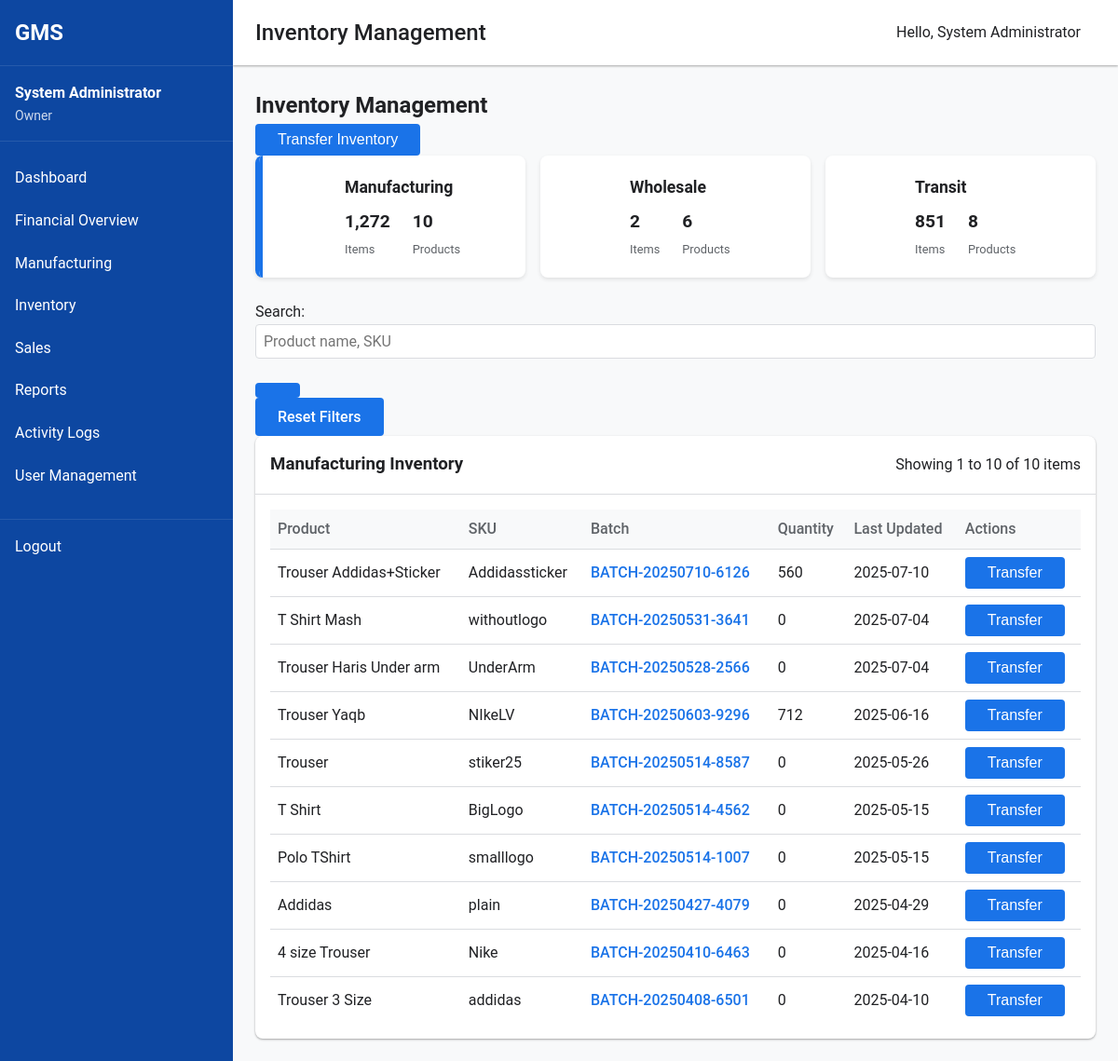
The app's page /owner/inventory1.php (signed in) with its own data.
### tables this page shows
CREATE TABLE `inventory` (
  `id` int(11) NOT NULL,
  `product_id` int(11) NOT NULL,
  `batch_id` int(11) DEFAULT NULL,
  `quantity` int(11) NOT NULL DEFAULT 0,
  `location` enum('manufacturing','wholesale','transit') NOT NULL,
  `shopkeeper_id` int(11) DEFAULT NULL,
  `updated_at` timestamp NULL DEFAULT current_timestamp() ON UPDATE current_timestamp()
);

CREATE TABLE `products` (
  `id` int(11) NOT NULL,
  `name` varchar(100) NOT NULL,
  `description` text DEFAULT NULL,
  `sku` varchar(50) DEFAULT NULL,
  `category` varchar(50) DEFAULT NULL,
  `created_by` int(11) NOT NULL,
  `created_at` timestamp NULL DEFAULT current_timestamp(),
  `updated_at` timestamp NULL DEFAULT current_timestamp() ON UPDATE current_timestamp()
);

### owner/inventory1.php (the view, shortened to what this page needs)
<?php
include_once '../includes/header.php';
$database = new Database();
$db = $database->getConnection();
$search = isset($_GET['search']) ? $_GET['search'] : '';
$location_filter = isset($_GET['location']) ? $_GET['location'] : 'manufacturing';
$records_per_page = 10;
$page = isset($_GET['page']) ? $_GET['page'] : 1;
$offset = ($page - 1) * $records_per_page;
$where_clause = "WHERE i.location = :location";
$params = [':location' => $location_filter];
try {
    $count_query = "SELECT COUNT(*) as total
                   FROM inventory i
                   JOIN products p ON i.product_id = p.id
                   $where_clause";
    $count_stmt = $db->prepare($count_query);
    foreach($params as $param => $value) {
        $count_stmt->bindValue($param, $value);
    }
    $count_stmt->execute();
    $total_records = $count_stmt->fetch(PDO::FETCH_ASSOC)['total'];
} catch (PDOException $e) {
    error_log("Count query error: " . $e->getMessage());
    $total_records = 0;
    $total_pages = 1;
}
try {
    $inventory_query = "SELECT i.id, p.name as product_name, p.sku, i.quantity, i.location,
                       i.updated_at, COALESCE(mb.batch_number, 'N/A') as batch_number,
                       COALESCE(mb.id, 0) as batch_id
                       FROM inventory i
                       JOIN products p ON i.product_id = p.id
                       LEFT JOIN manufacturing_batches mb ON p.id = mb.product_id AND mb.status = 'completed'
                       $where_clause
                       GROUP BY i.id
                       ORDER BY i.updated_at DESC
                       LIMIT :offset, :records_per_page";
    $inventory_stmt = $db->prepare($inventory_query);
    foreach($params as $param => $value) {
        $inventory_stmt->bindValue($param, $value);
    }
    $inventory_stmt->bindValue(':offset', $offset, PDO::PARAM_INT);
    $inventory_stmt->bindValue(':records_per_page', $records_per_page, PDO::PARAM_INT);
    $inventory_stmt->execute();
} catch (PDOException $e) {
    error_log("Inventory query error: " . $e->getMessage());
}
$locations = ['manufacturing', 'wholesale', 'transit'];
try {
    $summary_query = "SELECT location, SUM(quantity) as total_quantity, COUNT(DISTINCT product_id) as product_count
                     FROM inventory
                     GROUP BY location";
    $summary_stmt = $db->prepare($summary_query);
    $summary_stmt->execute();
    $inventory_summary = [];
    while($row = $summary_stmt->fetch(PDO::FETCH_ASSOC)) {
        $inventory_summary[$row['location']] = $row;
    }
} catch (PDOException $e) {
    error_log("Summary query error: " . $e->getMessage());
}
?>
<div class="page-header">
    <h2>Inventory Management</h2>
    <div class="page-actions">
        <button id="transferInventoryBtn" class="button primary">
            <i class="fas fa-exchange-alt"></i> Transfer Inventory
        </button>
    </div>
</div>
<div class="inventory-summary">
    <?php foreach ($locations as $location): ?>
        <?php
        $locationName = ucfirst($location);
        $isActive = $location === $location_filter;
        $totalQuantity = $inventory_summary[$location]['total_quantity'] ?? 0;
        $productCount = $inventory_summary[$location]['product_count'] ?? 0;
        ?>
        <a href="?location=<?php echo $location; ?>" class="summary-card <?php echo $isActive ? 'active' : ''; ?>">
            <div class="summary-details">
                <h3><?php echo $locationName; ?></h3>
                <div class="summary-stats">
                    <div class="stat">
                        <span class="stat-value"><?php echo number_format($totalQuantity); ?></span>
                        <span class="stat-label">Items</span>
                    </div>
                    <div class="stat">
                        <span class="stat-value"><?php echo number_format($productCount); ?></span>
                        <span class="stat-label">Products</span>
                    </div>
                </div>
            </div>
            <?php if ($isActive): ?>
                <div class="active-indicator"></div>
            <?php endif; ?>
        </a>
    <?php endforeach; ?>
</div>
<div class="filter-container">
    <form id="filterForm" method="get" class="filter-form">
        <div class="filter-row">
            <div class="filter-group search-group">
                <label for="search">Search:</label>
                <div class="search-input-container">
                    <input type="text" id="search" name="search" value="<?php echo htmlspecialchars($search); ?>" placeholder="Product name, SKU">
                    <button type="submit" class="search-button">
                    </button>
                </div>
            </div>
            <div class="filter-actions">
                <a href="inventory.php?location=<?php echo $location_filter; ?>" class="button secondary">Reset Filters</a>
            </div>
        </div>
    </form>
</div>
<div class="dashboard-card full-width">
    <div class="card-header">
        <h3><?php echo ucfirst($location_filter); ?> Inventory</h3>
        <div class="pagination-info">
            <?php if ($total_records > 0): ?>
            Showing <?php echo min(($page - 1) * $records_per_page + 1, $total_records); ?> to
            <?php echo min($page * $records_per_page, $total_records); ?> of
            <?php echo $total_records; ?> items
            <?php else: ?>
            No inventory items found
            <?php endif; ?>
        </div>
    </div>
    <div class="card-content">
        <table class="data-table">
            <thead>
                <tr>
                    <th>Product</th>
                    <th>SKU</th>
                    <th>Batch</th>
                    <th>Quantity</th>
                    <th>Last Updated</th>
                    <th>Actions</th>
                </tr>
            </thead>
            <tbody>
                <?php if ($inventory_stmt && $inventory_stmt->rowCount() > 0): ?>
                    <?php while($item = $inventory_stmt->fetch(PDO::FETCH_ASSOC)): ?>
                    <tr>
                        <td><?php echo htmlspecialchars($item['product_name']); ?></td>
                        <td><?php echo htmlspecialchars($item['sku']); ?></td>
                        <td>
                            <?php if ($item['batch_id'] > 0): ?>
                                <a href="view-batch.php?id=<?php echo $item['batch_id']; ?>" class="batch-link">
                                    <?php echo htmlspecialchars($item['batch_number']); ?>
                                </a>
                            <?php else: ?>
                                <?php echo htmlspecialchars($item['batch_number']); ?>
                            <?php endif; ?>
                        </td>
                        <td><?php echo number_format($item['quantity']); ?></td>
                        <td><?php echo date('Y-m-d', strtotime($item['updated_at'])); ?></td>
                        <td>
                            <div class="action-buttons">
                                <button type="button" class="button small transfer-btn"
                                        data-id="<?php echo $item['id']; ?>"
                                        data-product-id="<?php echo $item['product_id'] ?? 0; ?>"
                                        data-product="<?php echo htmlspecialchars($item['product_name']); ?>"
                                        data-quantity="<?php echo $item['quantity']; ?>"
                                        data-location="<?php echo $item['location']; ?>">
                                    Transfer
                                </button>
                            </div>
                        </td>
                    </tr>
                    <?php endwhile; ?>
                <?php else: ?>
                <tr>
                    <td colspan="6" class="no-records">No inventory items found</td>
                </tr>
                <?php endif; ?>
            </tbody>
        </table>
    </div>
</div>
<?php include_once '../includes/footer.php'; ?>

### assets/css/style.css (style rules this page uses)
:root { --primary: #1a73e8; --primary-dark: #0d47a1; --secondary: #5f6368; --accent: #fbbc04; --success: #34a853; --warning: #fbbc04; --error: #ea4335; --background: #ffffff; --surface: #f8f9fa; --border: #dadce0; --text-primary: #202124; --text-secondary: #5f6368; --font-family: 'Roboto', 'Segoe UI', Arial, sans-serif; --font-size-sm: 0.875rem; --font-size-md: 1rem; --font-size-lg: 1.25rem; --font-size-xl: 1.5rem; --spacing-xs: 0.25rem; --spacing-sm: 0.5rem; --spacing-md: 1rem; --spacing-lg: 1.5rem; --spacing-xl: 2rem; --border-radius-sm: 0.25rem; --border-radius-md: 0.5rem; --border-radius-lg: 1rem; --shadow-sm: 0 1px 3px rgba(0,0,0,0.12), 0 1px 2px rgba(0,0,0,0.24); --shadow-md: 0 3px 6px rgba(0,0,0,0.16), 0 3px 6px rgba(0,0,0,0.23); --shadow-lg: 0 10px 20px rgba(0,0,0,0.19), 0 6px 6px rgba(0,0,0,0.23); }
* { margin: 0; padding: 0; box-sizing: border-box; }
body { font-family: var(--font-family); font-size: var(--font-size-md); color: var(--text-primary); background-color: var(--surface); line-height: 1.6; }
a { color: var(--primary); text-decoration: none; }
button, .button { display: inline-block; background-color: var(--primary); color: white; border: none; padding: var(--spacing-sm) var(--spacing-lg); border-radius: var(--border-radius-sm); cursor: pointer; font-size: var(--font-size-md); font-weight: 500; transition: background-color 0.3s ease; }
input, select, textarea { width: 100%; padding: var(--spacing-sm); margin-bottom: var(--spacing-md); border: 1px solid var(--border); border-radius: var(--border-radius-sm); font-family: var(--font-family); font-size: var(--font-size-md); }

### assets/css/dashboard.css (style rules this page uses)
.stat-value { font-size: var(--font-size-xl); font-weight: bold; color: var(--primary); margin-bottom: var(--spacing-xs); }
.stat-label { color: var(--text-secondary); font-size: var(--font-size-sm); }
.dashboard-card { background-color: white; border-radius: var(--border-radius-md); box-shadow: var(--shadow-sm); overflow: hidden; }
.dashboard-card.full-width { grid-column: 1 / -1; }
.card-header { display: flex; justify-content: space-between; align-items: center; padding: var(--spacing-md); border-bottom: 1px solid var(--border); }
.card-content { padding: var(--spacing-md); }
.data-table { width: 100%; border-collapse: collapse; }
.data-table th, .data-table td { padding: var(--spacing-sm); text-align: left; border-bottom: 1px solid var(--border); }
.data-table th { font-weight: 500; color: var(--text-secondary); background-color: var(--surface); }
.data-table tr:last-child td { border-bottom: none; }

### owner/inventory1.php (style rules this page uses)
.inventory-summary { display: flex; gap: 1rem; margin-bottom: 1.5rem; flex-wrap: wrap; }
.summary-card { flex: 1; min-width: 250px; background-color: white; border-radius: 8px; box-shadow: 0 2px 4px rgba(0, 0, 0, 0.1); padding: 1.25rem; display: flex; align-items: center; position: relative; overflow: hidden; text-decoration: none; color: inherit; transition: all 0.3s ease; }
.summary-card.active { border-left: 4px solid var(--primary, #1a73e8); padding-left: calc(1.25rem - 4px); }
.active-indicator { position: absolute; top: 0; left: 0; width: 4px; height: 100%; background-color: var(--primary, #1a73e8); }
.summary-details { flex: 1; }
.summary-details h3 { margin: 0 0 0.5rem 0; font-size: 1.1rem; }
.summary-stats { display: flex; gap: 1.5rem; }
.stat { display: flex; flex-direction: column; }
.stat-value { font-weight: 600; font-size: 1.2rem; color: var(--text-primary, #333); }
.stat-label { font-size: 0.8rem; color: var(--text-secondary, #6c757d); }
.batch-link { color: var(--primary, #1a73e8); text-decoration: none; font-weight: 500; transition: color 0.2s; }

### records on screen
inventory: product.name "Trouser Addidas+Sticker", product.sku "Addidassticker", batch_number "BATCH-20250710-6126", quantity "560", updated_at "2025-07-10"
inventory: product.name "T Shirt Mash", product.sku "withoutlogo", batch_number "BATCH-20250531-3641", quantity "0", updated_at "2025-07-04"
inventory: product.name "Trouser Haris Under arm", product.sku "UnderArm", batch_number "BATCH-20250528-2566", quantity "0", updated_at "2025-07-04"
inventory: product.name "Trouser Yaqb", product.sku "NIkeLV", batch_number "BATCH-20250603-9296", quantity "712", updated_at "2025-06-16"
inventory: product.name "Trouser", product.sku "stiker25", batch_number "BATCH-20250514-8587", quantity "0", updated_at "2025-05-26"
inventory: product.name "T Shirt", product.sku "BigLogo", batch_number "BATCH-20250514-4562", quantity "0", updated_at "2025-05-15"
inventory: product.name "Polo TShirt", product.sku "smalllogo", batch_number "BATCH-20250514-1007", quantity "0", updated_at "2025-05-15"
inventory: product.name "Addidas", product.sku "plain", batch_number "BATCH-20250427-4079", quantity "0", updated_at "2025-04-29"
inventory: product.name "4 size Trouser", product.sku "Nike", batch_number "BATCH-20250410-6463", quantity "0", updated_at "2025-04-16"
inventory: product.name "Trouser 3 Size", product.sku "addidas", batch_number "BATCH-20250408-6501", quantity "0", updated_at "2025-04-10"

### other values on screen
$_SESSION['full_name'] "System Administrator"
$_SESSION['role'] "Owner"
$page_title "Inventory Management"
$locationName "Manufacturing"
$totalQuantity "1,272"
$productCount "10"
$locationName "Wholesale"
$totalQuantity "2"
$productCount "6"
$locationName "Transit"
$totalQuantity "851"
$productCount "8"
$location_filter "Manufacturing"
min(($page - 1) * $records_per_page + 1, $total_records) "1"
min($page * $records_per_page, $total_records) "10"
